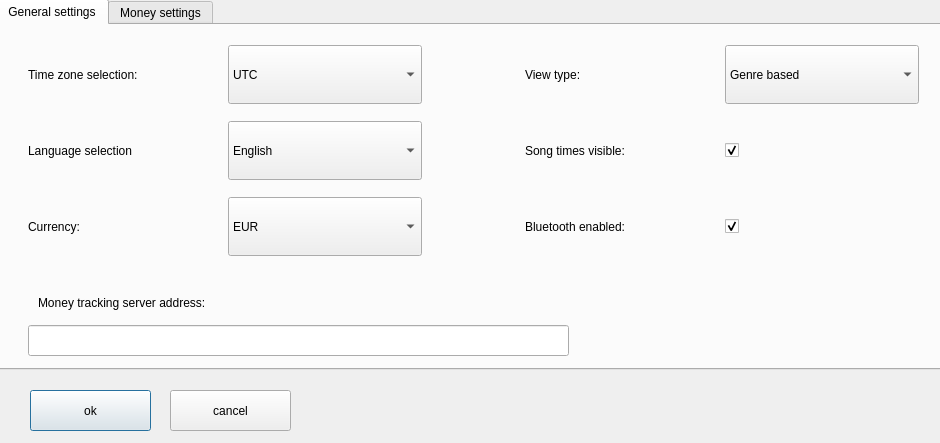
<?xml version="1.0" encoding="UTF-8"?>
<ui version="4.0">
 <class>Settings</class>
 <widget class="QDialog" name="Settings">
  <property name="geometry">
   <rect>
    <x>0</x>
    <y>0</y>
    <width>940</width>
    <height>443</height>
   </rect>
  </property>
  <property name="windowTitle">
   <string>Dialog</string>
  </property>
  <widget class="QPushButton" name="okButton">
   <property name="geometry">
    <rect>
     <x>30</x>
     <y>390</y>
     <width>121</width>
     <height>41</height>
    </rect>
   </property>
   <property name="text">
    <string>ok</string>
   </property>
  </widget>
  <widget class="QPushButton" name="cancelButton">
   <property name="geometry">
    <rect>
     <x>170</x>
     <y>390</y>
     <width>121</width>
     <height>41</height>
    </rect>
   </property>
   <property name="text">
    <string>cancel</string>
   </property>
  </widget>
  <widget class="QTabWidget" name="tabWidget">
   <property name="geometry">
    <rect>
     <x>-4</x>
     <y>-1</y>
     <width>951</width>
     <height>371</height>
    </rect>
   </property>
   <property name="currentIndex">
    <number>0</number>
   </property>
   <widget class="QWidget" name="tab">
    <attribute name="title">
     <string>General settings</string>
    </attribute>
    <widget class="QLineEdit" name="moneyServerAddress">
     <property name="geometry">
      <rect>
       <x>30</x>
       <y>300</y>
       <width>541</width>
       <height>31</height>
      </rect>
     </property>
    </widget>
    <widget class="QWidget" name="gridLayoutWidget">
     <property name="geometry">
      <rect>
       <x>30</x>
       <y>20</y>
       <width>891</width>
       <height>211</height>
      </rect>
     </property>
     <layout class="QGridLayout" name="gridLayout" rowstretch="5,1,5,1,5" columnstretch="2,2,1,2,2">
      <item row="4" column="4">
       <widget class="QCheckBox" name="bluetoothEnabledCheckBox">
        <property name="sizePolicy">
         <sizepolicy hsizetype="Minimum" vsizetype="Preferred">
          <horstretch>0</horstretch>
          <verstretch>0</verstretch>
         </sizepolicy>
        </property>
        <property name="text">
         <string/>
        </property>
        <property name="checked">
         <bool>true</bool>
        </property>
       </widget>
      </item>
      <item row="4" column="3">
       <widget class="QLabel" name="label_14">
        <property name="text">
         <string>Bluetooth enabled:</string>
        </property>
       </widget>
      </item>
      <item row="2" column="1">
       <widget class="QComboBox" name="languageCombobox">
        <property name="sizePolicy">
         <sizepolicy hsizetype="Preferred" vsizetype="Minimum">
          <horstretch>0</horstretch>
          <verstretch>0</verstretch>
         </sizepolicy>
        </property>
        <item>
         <property name="text">
          <string>English</string>
         </property>
        </item>
        <item>
         <property name="text">
          <string>Hungarian</string>
         </property>
        </item>
        <item>
         <property name="text">
          <string>Slovak</string>
         </property>
        </item>
       </widget>
      </item>
      <item row="4" column="1">
       <widget class="QComboBox" name="currencyCombobox">
        <property name="sizePolicy">
         <sizepolicy hsizetype="Preferred" vsizetype="Minimum">
          <horstretch>0</horstretch>
          <verstretch>0</verstretch>
         </sizepolicy>
        </property>
        <item>
         <property name="text">
          <string>EUR</string>
         </property>
        </item>
        <item>
         <property name="text">
          <string>HUF</string>
         </property>
        </item>
       </widget>
      </item>
      <item row="2" column="3">
       <widget class="QLabel" name="label_13">
        <property name="text">
         <string>Song times visible:</string>
        </property>
       </widget>
      </item>
      <item row="0" column="1">
       <widget class="QComboBox" name="timeZoneCombobox">
        <property name="sizePolicy">
         <sizepolicy hsizetype="Preferred" vsizetype="Minimum">
          <horstretch>0</horstretch>
          <verstretch>0</verstretch>
         </sizepolicy>
        </property>
        <item>
         <property name="text">
          <string>UTC</string>
         </property>
        </item>
        <item>
         <property name="text">
          <string>Europe/Budapest</string>
         </property>
        </item>
        <item>
         <property name="text">
          <string>Europe/Bratislava</string>
         </property>
        </item>
        <item>
         <property name="text">
          <string>Europe/London</string>
         </property>
        </item>
       </widget>
      </item>
      <item row="0" column="4">
       <widget class="QComboBox" name="viewTypeComboBox">
        <property name="sizePolicy">
         <sizepolicy hsizetype="Preferred" vsizetype="MinimumExpanding">
          <horstretch>0</horstretch>
          <verstretch>0</verstretch>
         </sizepolicy>
        </property>
        <item>
         <property name="text">
          <string>Genre based</string>
         </property>
        </item>
        <item>
         <property name="text">
          <string>Alphabetical</string>
         </property>
        </item>
       </widget>
      </item>
      <item row="4" column="0">
       <widget class="QLabel" name="label">
        <property name="text">
         <string>Currency:</string>
        </property>
       </widget>
      </item>
      <item row="3" column="1">
       <spacer name="verticalSpacer_2">
        <property name="orientation">
         <enum>Qt::Vertical</enum>
        </property>
        <property name="sizeHint" stdset="0">
         <size>
          <width>131</width>
          <height>13</height>
         </size>
        </property>
       </spacer>
      </item>
      <item row="1" column="1">
       <spacer name="verticalSpacer">
        <property name="orientation">
         <enum>Qt::Vertical</enum>
        </property>
        <property name="sizeHint" stdset="0">
         <size>
          <width>131</width>
          <height>13</height>
         </size>
        </property>
       </spacer>
      </item>
      <item row="2" column="4">
       <widget class="QCheckBox" name="songTimeCheckBox">
        <property name="sizePolicy">
         <sizepolicy hsizetype="Minimum" vsizetype="Preferred">
          <horstretch>0</horstretch>
          <verstretch>0</verstretch>
         </sizepolicy>
        </property>
        <property name="text">
         <string/>
        </property>
        <property name="checked">
         <bool>true</bool>
        </property>
       </widget>
      </item>
      <item row="0" column="3">
       <widget class="QLabel" name="label_12">
        <property name="text">
         <string>View type:</string>
        </property>
       </widget>
      </item>
      <item row="2" column="0">
       <widget class="QLabel" name="languageSelectionLabel">
        <property name="text">
         <string>Language selection</string>
        </property>
       </widget>
      </item>
      <item row="0" column="0">
       <widget class="QLabel" name="timeZoneLabel">
        <property name="text">
         <string>Time zone selection:</string>
        </property>
       </widget>
      </item>
      <item row="0" column="2">
       <spacer name="horizontalSpacer">
        <property name="orientation">
         <enum>Qt::Horizontal</enum>
        </property>
        <property name="sizeHint" stdset="0">
         <size>
          <width>40</width>
          <height>20</height>
         </size>
        </property>
       </spacer>
      </item>
     </layout>
    </widget>
    <widget class="QLabel" name="label_2">
     <property name="geometry">
      <rect>
       <x>40</x>
       <y>270</y>
       <width>211</width>
       <height>16</height>
      </rect>
     </property>
     <property name="text">
      <string>Money tracking server address:</string>
     </property>
    </widget>
   </widget>
   <widget class="QWidget" name="tab_2">
    <attribute name="title">
     <string>Money settings</string>
    </attribute>
    <widget class="QWidget" name="layoutWidget">
     <property name="geometry">
      <rect>
       <x>20</x>
       <y>10</y>
       <width>221</width>
       <height>301</height>
      </rect>
     </property>
     <layout class="QGridLayout" name="gridLayout_2" rowstretch="0,0,0,0,0,0,0" columnstretch="1,0">
      <item row="2" column="0">
       <widget class="QLabel" name="label_3">
        <property name="text">
         <string>COIN 3:</string>
        </property>
       </widget>
      </item>
      <item row="3" column="0">
       <widget class="QLabel" name="label_4">
        <property name="text">
         <string>COIN 4:</string>
        </property>
       </widget>
      </item>
      <item row="3" column="1">
       <widget class="QDoubleSpinBox" name="coin4value">
        <property name="sizePolicy">
         <sizepolicy hsizetype="Minimum" vsizetype="Preferred">
          <horstretch>0</horstretch>
          <verstretch>0</verstretch>
         </sizepolicy>
        </property>
        <property name="maximum">
         <double>999.990000000000009</double>
        </property>
       </widget>
      </item>
      <item row="4" column="0">
       <widget class="QLabel" name="label_5">
        <property name="text">
         <string>COIN 5:</string>
        </property>
       </widget>
      </item>
      <item row="4" column="1">
       <widget class="QDoubleSpinBox" name="coin5value">
        <property name="sizePolicy">
         <sizepolicy hsizetype="Minimum" vsizetype="Preferred">
          <horstretch>0</horstretch>
          <verstretch>0</verstretch>
         </sizepolicy>
        </property>
        <property name="maximum">
         <double>999.990000000000009</double>
        </property>
       </widget>
      </item>
      <item row="5" column="0">
       <widget class="QLabel" name="label_6">
        <property name="text">
         <string>COIN 6:</string>
        </property>
       </widget>
      </item>
      <item row="5" column="1">
       <widget class="QDoubleSpinBox" name="coin6value">
        <property name="sizePolicy">
         <sizepolicy hsizetype="Minimum" vsizetype="Preferred">
          <horstretch>0</horstretch>
          <verstretch>0</verstretch>
         </sizepolicy>
        </property>
        <property name="maximum">
         <double>999.990000000000009</double>
        </property>
       </widget>
      </item>
      <item row="6" column="0">
       <widget class="QLabel" name="label_7">
        <property name="text">
         <string>CPP:</string>
        </property>
       </widget>
      </item>
      <item row="6" column="1">
       <widget class="QDoubleSpinBox" name="cppValue">
        <property name="sizePolicy">
         <sizepolicy hsizetype="Minimum" vsizetype="Preferred">
          <horstretch>0</horstretch>
          <verstretch>0</verstretch>
         </sizepolicy>
        </property>
        <property name="maximum">
         <double>999.990000000000009</double>
        </property>
       </widget>
      </item>
      <item row="0" column="0">
       <widget class="QLabel" name="label_8">
        <property name="text">
         <string>COIN 1:</string>
        </property>
       </widget>
      </item>
      <item row="0" column="1">
       <widget class="QDoubleSpinBox" name="coin1value">
        <property name="sizePolicy">
         <sizepolicy hsizetype="Minimum" vsizetype="Preferred">
          <horstretch>0</horstretch>
          <verstretch>0</verstretch>
         </sizepolicy>
        </property>
        <property name="maximum">
         <double>999.990000000000009</double>
        </property>
       </widget>
      </item>
      <item row="2" column="1">
       <widget class="QDoubleSpinBox" name="coin3value">
        <property name="sizePolicy">
         <sizepolicy hsizetype="Minimum" vsizetype="Preferred">
          <horstretch>0</horstretch>
          <verstretch>0</verstretch>
         </sizepolicy>
        </property>
        <property name="maximum">
         <double>999.990000000000009</double>
        </property>
       </widget>
      </item>
      <item row="1" column="0">
       <widget class="QLabel" name="label_9">
        <property name="text">
         <string>COIN 2:</string>
        </property>
       </widget>
      </item>
      <item row="1" column="1">
       <widget class="QDoubleSpinBox" name="coin2value">
        <property name="sizePolicy">
         <sizepolicy hsizetype="Minimum" vsizetype="Preferred">
          <horstretch>0</horstretch>
          <verstretch>0</verstretch>
         </sizepolicy>
        </property>
        <property name="maximum">
         <double>999.990000000000009</double>
        </property>
       </widget>
      </item>
     </layout>
    </widget>
    <widget class="QWidget" name="layoutWidget">
     <property name="geometry">
      <rect>
       <x>305</x>
       <y>60</y>
       <width>321</width>
       <height>131</height>
      </rect>
     </property>
     <layout class="QGridLayout" name="gridLayout_3">
      <item row="0" column="0">
       <widget class="QLabel" name="label_10">
        <property name="text">
         <string>1s of bluetooth costs:</string>
        </property>
       </widget>
      </item>
      <item row="0" column="1">
       <widget class="QDoubleSpinBox" name="secondCostsValue">
        <property name="sizePolicy">
         <sizepolicy hsizetype="Minimum" vsizetype="Preferred">
          <horstretch>0</horstretch>
          <verstretch>0</verstretch>
         </sizepolicy>
        </property>
        <property name="maximum">
         <double>999.990000000000009</double>
        </property>
       </widget>
      </item>
      <item row="1" column="0">
       <widget class="QLabel" name="label_11">
        <property name="text">
         <string>One song costs:</string>
        </property>
       </widget>
      </item>
      <item row="1" column="1">
       <widget class="QDoubleSpinBox" name="songCostsValue">
        <property name="sizePolicy">
         <sizepolicy hsizetype="Minimum" vsizetype="Preferred">
          <horstretch>0</horstretch>
          <verstretch>0</verstretch>
         </sizepolicy>
        </property>
        <property name="maximum">
         <double>999.990000000000009</double>
        </property>
       </widget>
      </item>
      <item row="2" column="0">
       <widget class="QLabel" name="label_15">
        <property name="text">
         <string>Coin machine locked at:</string>
        </property>
       </widget>
      </item>
      <item row="2" column="1">
       <widget class="QDoubleSpinBox" name="coinLockLevel">
        <property name="sizePolicy">
         <sizepolicy hsizetype="Minimum" vsizetype="Preferred">
          <horstretch>0</horstretch>
          <verstretch>0</verstretch>
         </sizepolicy>
        </property>
        <property name="maximum">
         <double>100000.000000000000000</double>
        </property>
       </widget>
      </item>
     </layout>
    </widget>
   </widget>
  </widget>
 </widget>
 <resources/>
 <connections/>
</ui>
